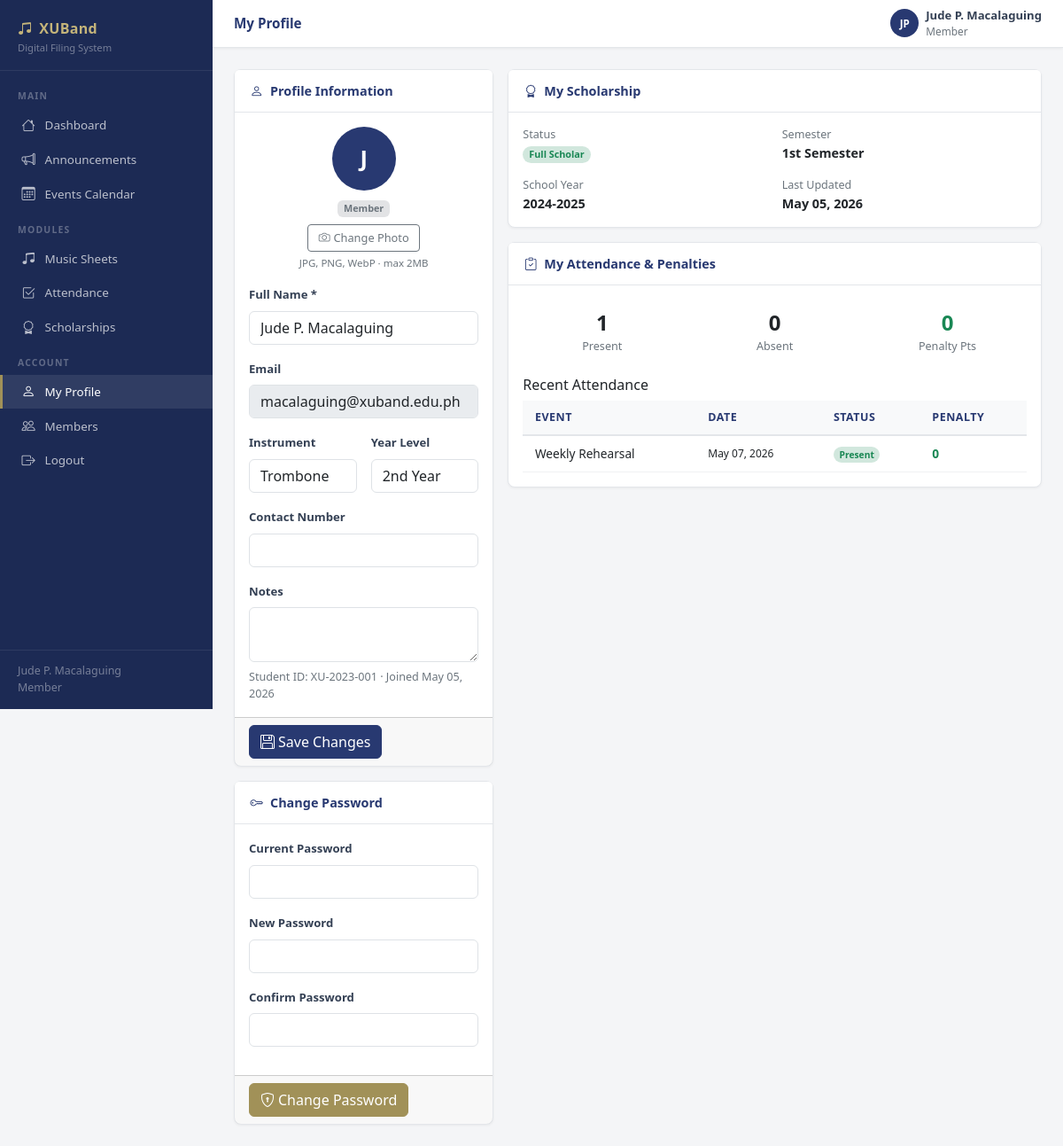
Screenshot of /profile.php (signed in) with the database file from the repository.
### tables this page shows
CREATE TABLE IF NOT EXISTS users (
    id INT AUTO_INCREMENT PRIMARY KEY,
    name VARCHAR(100) NOT NULL,
    email VARCHAR(150) NOT NULL UNIQUE,
    password_hash VARCHAR(255) NOT NULL,
    role ENUM('moderator','officer','member') NOT NULL DEFAULT 'member',
    instrument VARCHAR(100) DEFAULT NULL,
    year_level VARCHAR(20) DEFAULT NULL,
    student_id VARCHAR(50) DEFAULT NULL,
    contact_number VARCHAR(20) DEFAULT NULL,
    status ENUM('active','inactive') NOT NULL DEFAULT 'active',
    profile_notes TEXT DEFAULT NULL,
    avatar_path VARCHAR(255) DEFAULT NULL,
    scholarship_status ENUM('Not Scholar','Half Scholar','Full Scholar') NOT NULL DEFAULT 'Not Scholar',
    created_at DATETIME NOT NULL DEFAULT CURRENT_TIMESTAMP,
    updated_at DATETIME NOT NULL DEFAULT CURRENT_TIMESTAMP ON UPDATE CURRENT_TIMESTAMP
);

CREATE TABLE IF NOT EXISTS scholarships (
    id INT AUTO_INCREMENT PRIMARY KEY,
    term_id INT NOT NULL,
    user_id INT NOT NULL,
    status ENUM('Full Scholar','Half Scholar','Not Scholar') NOT NULL DEFAULT 'Not Scholar',
    updated_by INT DEFAULT NULL,
    updated_at DATETIME NOT NULL DEFAULT CURRENT_TIMESTAMP ON UPDATE CURRENT_TIMESTAMP,
    UNIQUE KEY unique_scholarship (term_id, user_id),
    FOREIGN KEY (term_id) REFERENCES scholarship_terms(id) ON DELETE CASCADE,
    FOREIGN KEY (user_id) REFERENCES users(id) ON DELETE CASCADE,
    FOREIGN KEY (updated_by) REFERENCES users(id) ON DELETE SET NULL
);

CREATE TABLE IF NOT EXISTS scholarship_terms (
    id INT AUTO_INCREMENT PRIMARY KEY,
    school_year_id INT NOT NULL,
    term ENUM('1st Semester','2nd Semester','Summer') NOT NULL,
    UNIQUE KEY unique_term (school_year_id, term),
    FOREIGN KEY (school_year_id) REFERENCES school_years(id) ON DELETE CASCADE
);

CREATE TABLE IF NOT EXISTS school_years (
    id INT AUTO_INCREMENT PRIMARY KEY,
    label VARCHAR(50) NOT NULL UNIQUE,
    created_by INT NOT NULL,
    created_at DATETIME NOT NULL DEFAULT CURRENT_TIMESTAMP,
    FOREIGN KEY (created_by) REFERENCES users(id) ON DELETE CASCADE
);

CREATE TABLE IF NOT EXISTS penalty_summary (
    id INT AUTO_INCREMENT PRIMARY KEY,
    user_id INT NOT NULL UNIQUE,
    total_points INT NOT NULL DEFAULT 0,
    last_computed DATETIME NOT NULL DEFAULT CURRENT_TIMESTAMP,
    FOREIGN KEY (user_id) REFERENCES users(id) ON DELETE CASCADE
);

CREATE TABLE IF NOT EXISTS attendance (
    id INT AUTO_INCREMENT PRIMARY KEY,
    user_id INT NOT NULL,
    event_id INT NOT NULL,
    status ENUM('present','absent','late') NOT NULL DEFAULT 'absent',
    penalty_points INT NOT NULL DEFAULT 0,
    remarks VARCHAR(255) DEFAULT NULL,
    recorded_by INT DEFAULT NULL,
    created_at DATETIME NOT NULL DEFAULT CURRENT_TIMESTAMP,
    UNIQUE KEY unique_attendance (user_id, event_id),
    FOREIGN KEY (user_id) REFERENCES users(id) ON DELETE CASCADE,
    FOREIGN KEY (event_id) REFERENCES events(id) ON DELETE CASCADE,
    FOREIGN KEY (recorded_by) REFERENCES users(id) ON DELETE SET NULL
);

CREATE TABLE IF NOT EXISTS events (
    id INT AUTO_INCREMENT PRIMARY KEY,
    title VARCHAR(200) NOT NULL,
    type ENUM('rehearsal','performance','meeting','competition','other') NOT NULL DEFAULT 'rehearsal',
    event_date DATE NOT NULL,
    event_time TIME DEFAULT NULL,
    location VARCHAR(200) DEFAULT NULL,
    description TEXT DEFAULT NULL,
    created_by INT NOT NULL,
    created_at DATETIME NOT NULL DEFAULT CURRENT_TIMESTAMP,
    FOREIGN KEY (created_by) REFERENCES users(id) ON DELETE CASCADE
);

### public/profile.php (the view, shortened to what the rows shown need)
<?php
require_once __DIR__ . '/../includes/auth.php';
require_once __DIR__ . '/../includes/db.php';
require_once __DIR__ . '/../includes/helpers.php';
require_once __DIR__ . '/../includes/layout.php';
$user = currentUser();
$profile       = dbQueryOne('SELECT * FROM users WHERE id = ?', [$user['id']]);
$myScholarship = dbQueryOne(
    'SELECT s.*, st.term, sy.label AS year_label
     FROM scholarships s
     JOIN scholarship_terms st ON st.id = s.term_id
     JOIN school_years sy ON sy.id = st.school_year_id
     WHERE s.user_id = ? ORDER BY s.id DESC LIMIT 1',
    [$user['id']]
);
$myAttendance  = dbQuery('SELECT a.*, e.title AS event_title, e.event_date, e.type FROM attendance a JOIN events e ON e.id = a.event_id WHERE a.user_id = ? ORDER BY e.event_date DESC LIMIT 10', [$user['id']]);
$myPenalty     = dbQueryOne('SELECT * FROM penalty_summary WHERE user_id = ?', [$user['id']]);
$showStats = in_array($user['role'], ['member', 'officer']);
layout_head('My Profile', 'profile');
?>
<div class="row g-3 align-items-start">
<div class="col-lg-4">
  <div class="card mb-3">
    <form method="POST" enctype="multipart/form-data">
      <div class="card-body">
        <div class="text-center mb-3">
          <?php if (!empty($profile['avatar_path']) && file_exists(__DIR__ . $profile['avatar_path'])): ?>
          <img src="<?= h($profile['avatar_path']) ?>" alt="Avatar"
               id="avatarPreview"
               style="width:72px;height:72px;border-radius:50%;object-fit:cover;border:3px solid var(--xu-navy);margin-bottom:.5rem">
          <?php else: ?>
          <div class="user-avatar mx-auto mb-2" id="avatarInitials"
               style="width:72px;height:72px;font-size:1.6rem">
            <?= strtoupper(substr($profile['name'],0,1)) ?>
          </div>
          <?php endif; ?>
          <?= roleBadge($profile['role']) ?>
          <div class="mt-2">
            <label class="btn btn-sm btn-outline-secondary" for="avatarInput">
            </label>
            <div class="text-muted" style="font-size:.72rem;margin-top:4px">JPG, PNG, WebP &middot; max 2MB</div>
          </div>
        </div>
        <div class="mb-3">
          <label class="form-label">Full Name *</label>
          <input name="name" class="form-control" value="<?= h($profile['name']) ?>" required>
        </div>
        <div class="mb-3">
          <label class="form-label">Email</label>
          <input class="form-control" value="<?= h($profile['email']) ?>" disabled>
        </div>
        <div class="row g-3">
          <div class="col-6">
            <label class="form-label">Instrument</label>
            <input name="instrument" class="form-control" value="<?= h($profile['instrument'] ?? '') ?>">
          </div>
          <?php if ($user['role'] !== 'moderator'): ?>
          <div class="col-6">
            <label class="form-label">Year Level</label>
            <input name="year_level" class="form-control" value="<?= h($profile['year_level'] ?? '') ?>">
          </div>
          <?php endif; ?>
        </div>
        <div class="mt-3">
          <label class="form-label">Contact Number</label>
          <input name="contact_number" class="form-control" value="<?= h($profile['contact_number'] ?? '') ?>">
        </div>
        <div class="mt-3">
          <label class="form-label">Notes</label>
          <textarea name="profile_notes" class="form-control"><?= h($profile['profile_notes'] ?? '') ?></textarea>
        </div>
        <div class="text-muted small mt-2">
          Student ID: <?= h($profile['student_id'] ?: '—') ?> &middot; Joined <?= formatDate($profile['created_at']) ?>
        </div>
      </div>
    </form>
  </div>
</div>
<div class="col-lg-8">
  <?php if ($showStats): ?>
  <?php if ($myScholarship && $user['role'] === 'member'): ?>
  <div class="card mb-3">
    <div class="card-header">
      <span class="card-title"><i class="bi bi-award me-2"></i>My Scholarship</span>
    </div>
    <div class="card-body">
      <div class="row g-3">
        <div class="col-6">
          <div class="text-muted small">Status</div>
          <?= scholarshipBadge($myScholarship['status']) ?>
        </div>
        <div class="col-6">
          <div class="text-muted small">Semester</div>
          <div class="fw-bold"><?= h($myScholarship['term'] ?? '—') ?></div>
        </div>
        <div class="col-6">
          <div class="text-muted small">School Year</div>
          <div class="fw-bold"><?= h($myScholarship['year_label'] ?? '—') ?></div>
        </div>
        <div class="col-6">
          <div class="text-muted small">Last Updated</div>
          <div class="fw-bold"><?= $myScholarship['updated_at'] ? formatDate($myScholarship['updated_at']) : '—' ?></div>
        </div>
      </div>
    </div>
  </div>
  <?php endif; ?>
  <div class="card mb-3">
    <div class="card-header">
      <span class="card-title"><i class="bi bi-clipboard-check me-2"></i>My Attendance &amp; Penalties</span>
    </div>
    <div class="card-body">
      <div class="row g-3 mb-3 text-center">
        <div class="col-4">
          <div class="p-2 rounded" style="background:var(--bg)">
            <div class="fw-bold" style="font-size:1.5rem;color:var(--green)">
              <?= dbQueryOne('SELECT COUNT(*) AS n FROM attendance WHERE user_id=? AND status="present"',[$user['id']])['n']??0 ?>
            </div>
            <div class="text-muted small">Present</div>
          </div>
        </div>
        <div class="col-4">
          <div class="p-2 rounded" style="background:var(--bg)">
            <div class="fw-bold" style="font-size:1.5rem;color:var(--red)">
              <?= dbQueryOne('SELECT COUNT(*) AS n FROM attendance WHERE user_id=? AND status="absent"',[$user['id']])['n']??0 ?>
            </div>
            <div class="text-muted small">Absent</div>
          </div>
        </div>
        <div class="col-4">
          <div class="p-2 rounded" style="background:var(--bg)">
            <div class="fw-bold <?= penaltyColor((float)($myPenalty['total_points']??0)) ?>" style="font-size:1.5rem">
              <?= $myPenalty['total_points'] ?? 0 ?>
            </div>
            <div class="text-muted small">Penalty Pts</div>
          </div>
        </div>
      </div>
      <h6 class="mb-2">Recent Attendance</h6>
      <?php if (!$myAttendance): ?>
      <p class="text-muted small">No records yet.</p>
      <?php else: ?>
      <div class="table-wrap">
        <table>
          <thead>
            <tr><th>Event</th><th>Date</th><th>Status</th><th>Penalty</th></tr>
          </thead>
          <tbody>
            <?php foreach ($myAttendance as $a): ?>
            <tr>
              <td><?= h($a['event_title']) ?></td>
              <td class="small"><?= formatDate($a['event_date']) ?></td>
              <td><?= statusBadge($a['att_status'] ?? $a['status']) ?></td>
              <td class="<?= penaltyColor((float)$a['penalty_points']) ?> fw-bold"><?= $a['penalty_points'] ?></td>
            </tr>
            <?php endforeach; ?>
          </tbody>
        </table>
      </div>
      <?php endif; ?>
    </div>
  </div>
  <?php endif; ?>
</div>
</div>
<?php layout_foot(); ?>

### includes/layout.php (shortened to what the rows shown need)
<?php
function layout_head(string $title = 'XUBand', string $pageKey = ''): void {
    $user = currentUser();
    $initials = strtoupper(implode('', array_map(fn($w) => $w[0], explode(' ', $user['name']))));
    $initials = substr($initials, 0, 2);
    $role = $user['role'];
    $currentPage = basename($_SERVER['PHP_SELF'], '.php');
    $isActive = fn(string $key) => ($key === $currentPage || $key === $pageKey) ? ' active' : '';
    $profile = \dbQueryOne('SELECT avatar_path FROM users WHERE id = ?', [$user['id']]);
    $avatarPath = $profile['avatar_path'] ?? '';
    $hasAvatar = !empty($avatarPath) && file_exists(__DIR__ . '/../public' . $avatarPath);
    ?>
<!DOCTYPE html>
<html lang="en">
<head>
  <link rel="stylesheet" href="/assets/css/bootstrap.min.css">
  <link rel="stylesheet" href="/assets/css/bootstrap-icons.min.css">
  <link rel="stylesheet" href="/assets/css/style.css">
</head>
<body>
<nav id="sidebar">
  <div class="sidebar-brand">
    <div class="brand-name"><i class="bi bi-music-note-beamed me-2"></i>XUBand</div>
    <div class="brand-sub">Digital Filing System</div>
  </div>
  <div class="sidebar-nav">
    <div class="sidebar-section">Main</div>
    <a href="/dashboard.php" class="sidebar-link<?= $isActive('dashboard') ?>">
    </a>
    <a href="/announcements.php" class="sidebar-link<?= $isActive('announcements') ?>">
    </a>
    <a href="/events.php" class="sidebar-link<?= $isActive('events') ?>">
    </a>
    <div class="sidebar-section">Modules</div>
    <a href="/music-sheets.php" class="sidebar-link<?= $isActive('music-sheets') ?>">
    </a>
    <a href="/attendance.php" class="sidebar-link<?= $isActive('attendance') ?>">
    </a>
    <a href="/scholarships.php" class="sidebar-link<?= $isActive('scholarships') ?>">
    </a>
    <div class="sidebar-section">Account</div>
    <a href="/profile.php" class="sidebar-link<?= $isActive('profile') ?>">
    </a>
    <?php if (in_array($role, ['member', 'officer'])): ?>
    <a href="/band-members.php" class="sidebar-link<?= $isActive('band-members') ?>">
    </a>
    <?php endif; ?>
    <a href="/logout.php" class="sidebar-link" data-confirm="Log out?">
    </a>
  </div>
  <div class="sidebar-footer">
    <?= h($user['name']) ?><br>
    <?= h(ucfirst($role)) ?>
  </div>
</nav>
<div id="main-wrapper">
  <div id="topbar">
    <div class="d-flex align-items-center gap-2">
      <?php if ($hasAvatar): ?>
      <img src="<?= h($avatarPath) ?>" alt="Avatar"
           style="width:32px;height:32px;border-radius:50%;object-fit:cover;flex-shrink:0">
      <?php else: ?>
      <div class="user-avatar"><?= h($initials) ?></div>
      <?php endif; ?>
      <div class="d-none d-sm-block">
        <div class="fw-semibold" style="font-size:.82rem;color:#344054"><?= h($user['name']) ?></div>
        <div class="text-muted" style="font-size:.74rem"><?= h(ucfirst($role)) ?></div>
      </div>
    </div>
  </div>
  <div class="page-body">
<?php
}
function layout_foot(): void {
?>
  </div>
</div>
</body>
</html>
<?php
}
?>

### includes/helpers.php (shortened to what the rows shown need)
<?php
function h(mixed $val): string {
    return htmlspecialchars((string)$val, ENT_QUOTES | ENT_HTML5, 'UTF-8');
}
function formatDate(string $date, string $format = 'M d, Y'): string {
    return (new DateTime($date))->format($format);
}
function statusBadge(string $status): string {
    $map = [
        'active'    => 'bg-success-subtle text-success',
        'inactive'  => 'bg-secondary-subtle text-secondary',
        'present'   => 'bg-success-subtle text-success',
        'absent'    => 'bg-danger-subtle text-danger',
        'late'      => 'bg-warning-subtle text-warning',
        'excused'   => 'bg-info-subtle text-info',
    ];
    $cls = $map[$status] ?? 'bg-secondary-subtle text-secondary';
    return '<span class="badge rounded-pill ' . $cls . '">' . h(ucfirst($status)) . '</span>';
}
function roleBadge(string $role): string {
    $map = [
        'moderator' => 'bg-primary text-white',
        'officer'   => 'text-bg-warning',
        'member'    => 'bg-secondary-subtle text-secondary',
    ];
    $cls = $map[$role] ?? 'bg-secondary-subtle text-secondary';
    return '<span class="badge ' . $cls . '">' . h(ucfirst($role)) . '</span>';
}
function scholarshipBadge(string $status): string {
    $map = [
        'Full Scholar' => 'bg-success-subtle text-success',
        'Half Scholar' => 'bg-warning-subtle text-warning',
        'Not Scholar'  => 'bg-secondary-subtle text-secondary',
    ];
    $cls = $map[$status] ?? 'bg-secondary-subtle text-secondary';
    return '<span class="badge rounded-pill ' . $cls . '">' . h($status) . '</span>';
}
function penaltyClass(int $points): string {
    if ($points === 0)   return 'text-success';
    return 'text-danger';
}
function penaltyColor(float $points): string {
    return penaltyClass((int)$points);
}

### rows the page displays
users: name "Jude P. Macalaguing", role "Member", name "JP", name "J", email "macalaguing@xuband.edu.ph", instrument "Trombone", year_level "2nd Year", student "XU-2023-001", created_at "May 05, 2026"
scholarships: status "Full Scholar", term.term "1st Semester", school_years.label "2024-2025", updated_at "May 05, 2026"
penalty_summary: total_points "0"
attendance: event.title "Weekly Rehearsal", event.event_date "May 07, 2026", status "Present", penalty_points "0"

### other values shown
$title "My Profile"
